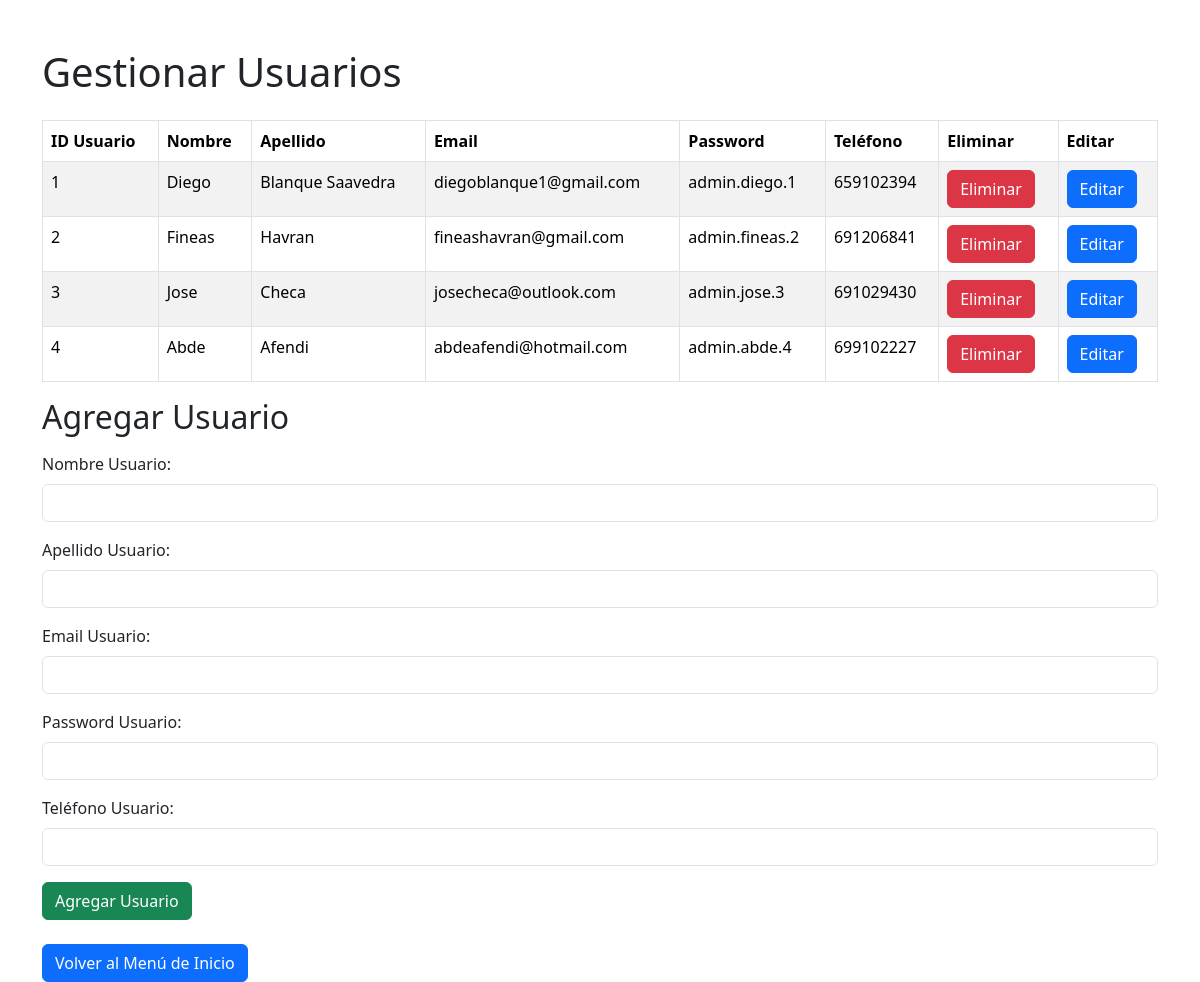
Page /secadmin/gestionUsuario.php on the earlier database version.
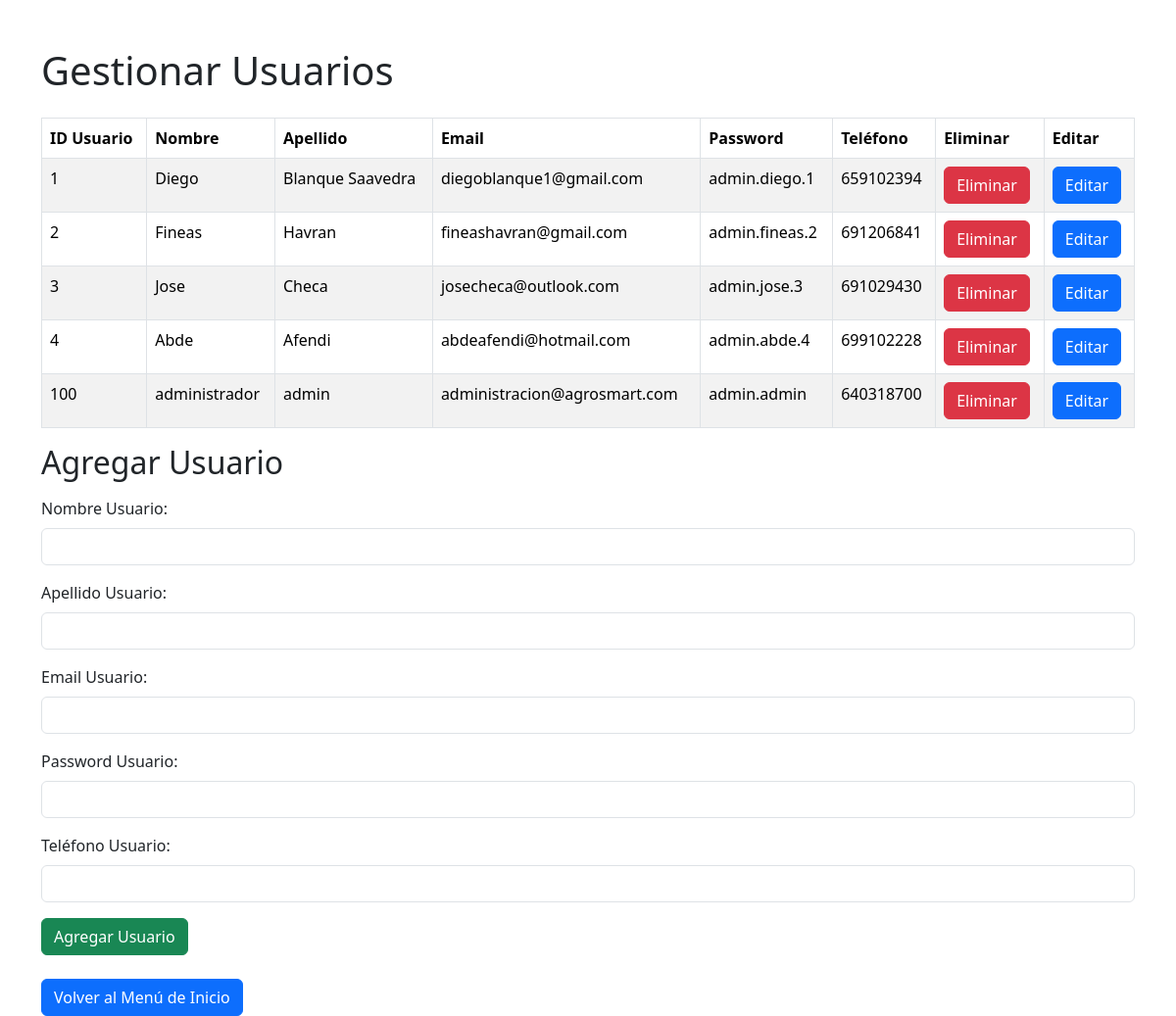
Same page on the later database version.
### tables this page shows
CREATE TABLE `usuarios` (
  `idUsuario` int(11) NOT NULL,
  `nombreUsuario` varchar(30) NOT NULL,
  `apellidoUsuario` varchar(50) NOT NULL,
  `emailUsuario` varchar(50) NOT NULL,
  `passwordUsuario` varchar(50) NOT NULL,
  `telefonoUsuario` int(11) NOT NULL,
  `rolUsuario` varchar(15) NOT NULL
);

### secadmin/gestionUsuario.php (the view, shortened to what this page needs)
<?php
$server = "localhost:3306";
$user = "root";
$pass = "";
$base = "gestioninvernaderos";
$dwes = mysqli_connect($server, $user, $pass, $base);
$query = "SELECT * FROM usuarios";
$result = mysqli_query($dwes, $query);
?>
<!DOCTYPE html>
<html lang="es">
<head>
    <link href="https://cdn.jsdelivr.net/npm/bootstrap@5.3.3/dist/css/bootstrap.min.css" rel="stylesheet">
</head>
<body>
    <div class="container mt-5">
        <h1 class="mb-4">Gestionar Usuarios</h1>
        <table class="table table-striped table-bordered">
            <thead>
                <tr>
                    <th>ID Usuario</th>
                    <th>Nombre</th>
                    <th>Apellido</th>
                    <th>Email</th>
                    <th>Password</th>
                    <th>Teléfono</th>
                    <th>Eliminar</th>
                    <th>Editar</th>
                </tr>
            </thead>
            <tbody>
                <?php
                if ($result && mysqli_num_rows($result) > 0) {
                    while ($row = mysqli_fetch_assoc($result)) {
                        echo "<tr>
                                <td>{$row['idUsuario']}</td>
                                <td>{$row['nombreUsuario']}</td>
                                <td>{$row['apellidoUsuario']}</td>
                                <td>{$row['emailUsuario']}</td>
                                <td>{$row['passwordUsuario']}</td>
                                <td>{$row['telefonoUsuario']}</td>
                                <td>
                                    <form method='POST' style='display:inline-block;'>
                                        <input type='hidden' name='idUsuario' value='{$row['idUsuario']}'>
                                        <input type='submit' name='delete' value='Eliminar' class='btn btn-danger'>
                                    </form>
                                </td>
                                <td>
                                    <form method='get' action='../secadmin/editarUsuario.php' style='display:inline-block;'>
                                        <input type='hidden' name='idUsuario' value='{$row['idUsuario']}'>
                                        <input type='submit' value='Editar' class='btn btn-primary'>
                                    </form>
                                </td>
                              </tr>";
                    }
                } else {
                    echo "<tr><td colspan='8'>No se han encontrado usuarios</td></tr>";
                }
                ?>
            </tbody>
        </table>
        <h2 class="mb-3">Agregar Usuario</h2>
        <form method="POST">
            <div class="mb-3">
                <label for="nombreUsuario" class="form-label">Nombre Usuario:</label>
                <input type="text" name="nombreUsuario" class="form-control" required>
            </div>
            <div class="mb-3">
                <label for="apellidoUsuario" class="form-label">Apellido Usuario:</label>
                <input type="text" name="apellidoUsuario" class="form-control" required>
            </div>
            <div class="mb-3">
                <label for="emailUsuario" class="form-label">Email Usuario:</label>
                <input type="email" name="emailUsuario" class="form-control" required>
            </div>
            <div class="mb-3">
                <label for="passwordUsuario" class="form-label">Password Usuario:</label>
                <input type="password" name="passwordUsuario" class="form-control" required>
            </div>
            <div class="mb-3">
                <label for="telefonoUsuario" class="form-label">Teléfono Usuario:</label>
                <input type="text" name="telefonoUsuario" class="form-control" required>
            </div>
            <button type="submit" name="add" class="btn btn-success">Agregar Usuario</button>
        </form>
        <a href="../agrosmart.php" class="btn btn-primary mt-4">Volver al Menú de Inicio</a> </div>
</body>
</html>

Differences in the rows shown:
changed usuarios "Abde": telefonoUsuario "699102227" → "699102228"
added usuarios: idUsuario "100", nombreUsuario "administrador", apellidoUsuario "admin", emailUsuario "administracion@agrosmart.com", passwordUsuario "admin.admin", telefonoUsuario "640318700"
